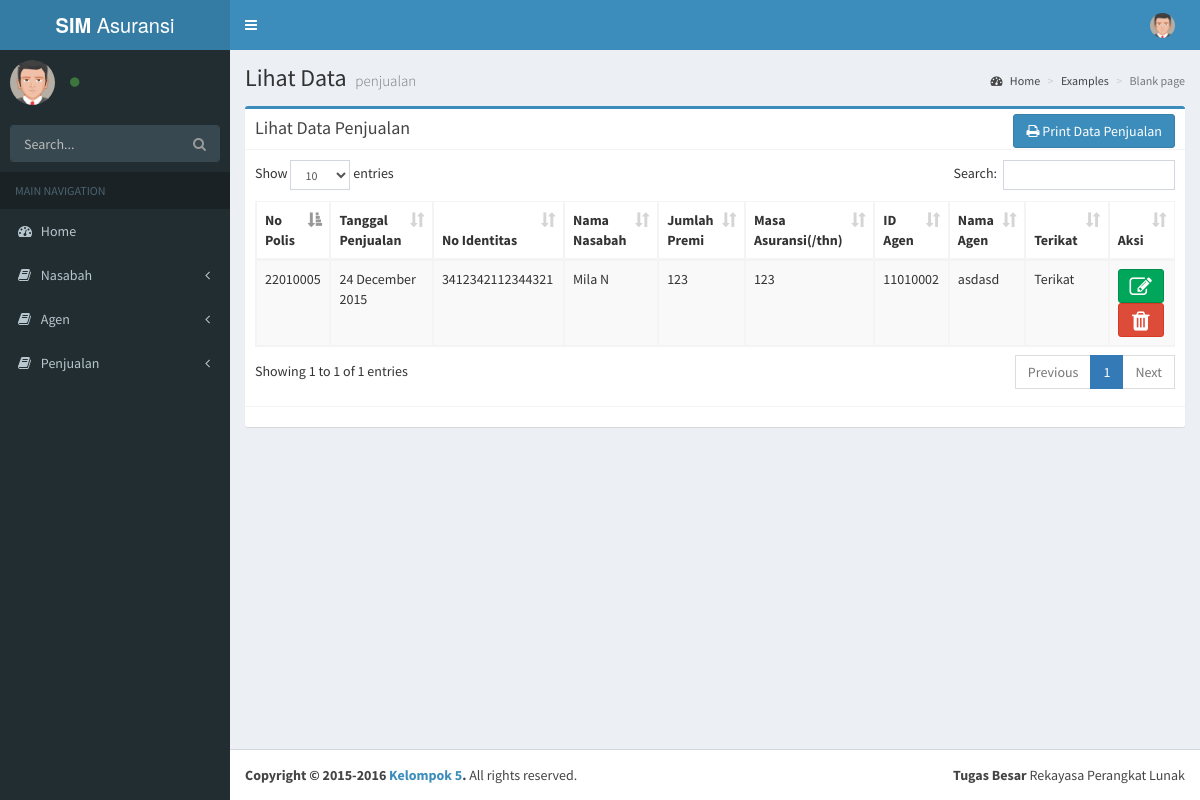
Screenshot of /pages/content/lihatDataPenjualan.php with the database file from the repository.
### tables this page shows
CREATE TABLE `penjualan` (
  `no_polis` int(11) NOT NULL,
  `tgl_jual` date NOT NULL,
  `noiden_n` varchar(16) NOT NULL,
  `jum_premi` int(20) NOT NULL,
  `masa_as` int(5) NOT NULL,
  `id_a` int(11) NOT NULL,
  `tipe` varchar(15) NOT NULL
);

CREATE TABLE `nasabah` (
  `noiden_n` varchar(16) NOT NULL,
  `nama_n` varchar(20) NOT NULL,
  `namaibukan_n` varchar(20) NOT NULL,
  `bukiden_n` varchar(6) NOT NULL,
  `temlah_n` varchar(20) NOT NULL,
  `tgllahir_n` date NOT NULL,
  `jkl_n` varchar(10) NOT NULL,
  `pek_n` varchar(30) NOT NULL,
  `peng_n` varchar(30) NOT NULL,
  `almt_n` text NOT NULL,
  `telp_n` varchar(12) NOT NULL,
  `ahwar_n` varchar(20) NOT NULL
);

CREATE TABLE `agen` (
  `id_a` int(11) NOT NULL,
  `nama_a` varchar(20) NOT NULL,
  `temlah_a` varchar(20) NOT NULL,
  `tgllahir_a` date NOT NULL,
  `almt_a` text NOT NULL,
  `jkl_a` varchar(10) NOT NULL,
  `stat_a` varchar(20) NOT NULL,
  `pend_a` varchar(15) NOT NULL,
  `telp_a` varchar(12) NOT NULL
);

### pages/content/lihatDataPenjualan.php (the view, shortened to what this page needs)
<?php
	include('../layouts/head.php');
	$con = connection();
	$sql="SELECT * FROM penjualan p INNER JOIN nasabah m ON p.noiden_n=m.noiden_n INNER JOIN agen t ON p.id_a=t.id_a";
	$result = mysqli_query($con, $sql);
?>
	<div class="content-wrapper">
		<section class="content-header">
			<h1>
				Lihat Data
				<small> penjualan</small>
			</h1>
			<ol class="breadcrumb">
				<li><a href="#"><i class="fa fa-dashboard"></i> Home</a></li>
				<li><a href="#">Examples</a></li>
				<li class="active">Blank page</li>
			</ol>
		</section>
		<section class="content">
			<div class="row">
				<div class="col-md-12">
					<div class="box box-primary">
						<div class="box-header with-border">
							<h3 class="box-title">Lihat Data Penjualan</h3>
							<div class="box-tools pull-right">
								<a href="cetakDataPenjualan.php"><button class="btn btn-primary"><i class="fa fa-print"></i> Print Data Penjualan</button></a>
							</div>
						</div>
						<div class="box-body">
							<table id="example1" class="table table-bordered table-striped">
								<thead>
									<tr>
										<th>No Polis</th>
										<th>Tanggal Penjualan</th>
										<th>No Identitas</th>
										<th>Nama Nasabah</th>
										<th>Jumlah Premi</th>
										<th>Masa Asuransi(/thn)</th>
										<th>ID Agen</th>
										<th>Nama Agen</th>
										<th>Terikat</th>
										<th>Aksi</th>
									</tr>
								</thead>
								<tbody>
									<?php while($v = mysqli_fetch_array($result)){?>
									<tr>
										<td><?php echo $v['no_polis']; ?></td>
										<td><?php echo date('d F Y', strtotime($v['tgl_jual'])); ?></td>
										<td><?php echo $v['noiden_n']; ?></td>
										<td><?php echo $v['nama_n']; ?></td>
										<td><?php echo $v['jum_premi']; ?></td>
										<td><?php echo $v['masa_as']; ?></td>
										<td><?php echo $v['id_a']; ?></td>
										<td><?php echo $v['nama_a']; ?></td>
										<td><?php echo $v['tipe']; ?></td>
										<td>
											<a href="editDataPenjualan.php?id=<?php echo $v['no_polis']?>"><button class="btn btn-social-icon btn-success" id="<?php echo $v['no_polis'];?>"><i class="fa fa-edit"></i></button></a>
											<button class="btn btn-social-icon btn-danger deleteDataPenjualan" id="<?php echo $v['no_polis'];?>"><i class="fa fa-trash"></i></button>
										</td>
									</tr>
									<?php }?>
								</tbody>
							</table>
						</div>
						<div class="box-footer">
						</div>
					</div>
				</div>
			</div>
		</section>
	</div>
<?php
	include('../layouts/footer.php');
?>

### rows the page displays
penjualan: no_polis "22010005", tgl_jual "24 December 2015", noiden_n.noiden_n "3412342112344321", noiden_n.nama_n "Mila N", jum_premi "123", masa_as "123", id_a.id_a "11010002", id_a.nama_a "asdasd", tipe "Terikat"
